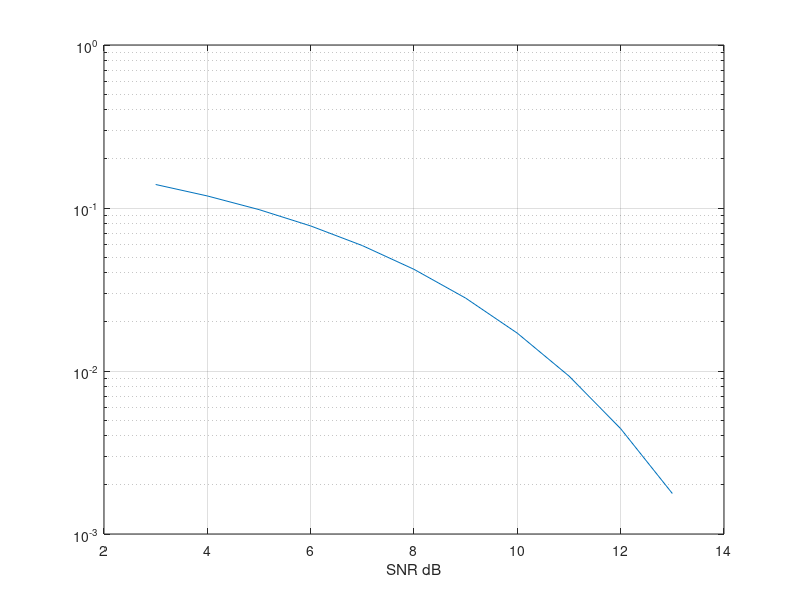

Source code (MATLAB): (Note: this script raises an error after producing the figure.)
M=16;
k=log2(M);
S_nr=3:1:13;
B_er=(1/k)*3/2*erfc(sqrt(k*0.05*(10.^(S_nr/10))));

semilogy (S_nr,B_er);
hold on
grid on
xlabel('SNR dB')
vlabel('BER')
title('BER VS SNR')
